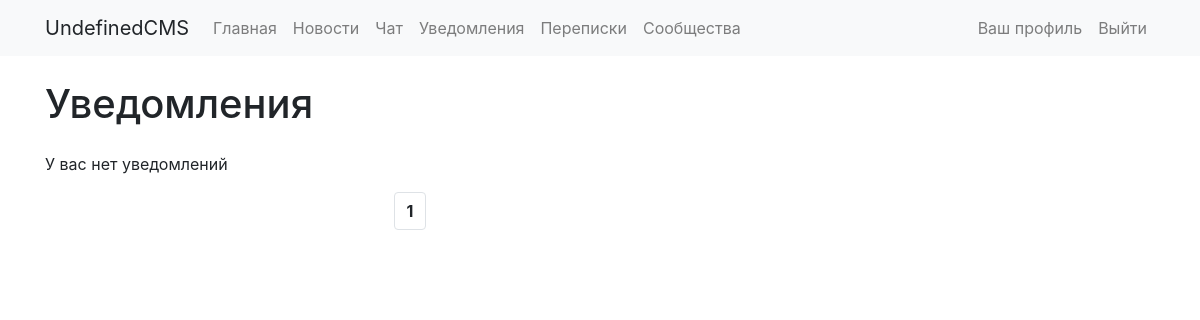
The page /notifications/ (signed in) on the database as committed earlier.
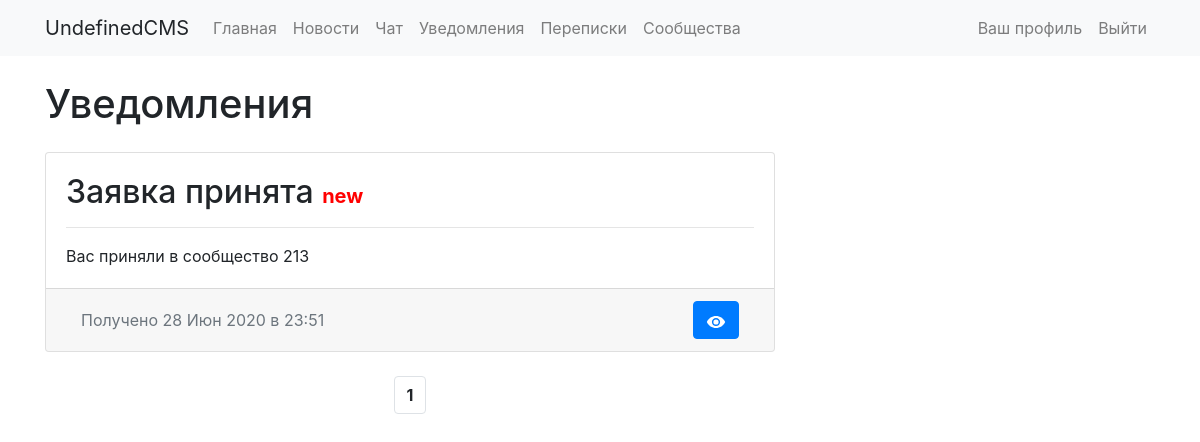
The same page on the database as committed later.
### notifications/models.py (models this page shows, shortened)
class Notification(models.Model):
    not_text = models.TextField()
    not_name = models.CharField(max_length=100)
    not_date = models.DateTimeField('date published', default=datetime.now())
    not_link = models.CharField(max_length=200)
    not_checked = models.BooleanField(default=True)

### notifications/views.py (the view, shortened to what this page needs)
# urls.py: path('', NotificationsList.as_view(), name='index'),
class NotificationsList(View):
    def get(self, request):
        if request.user.is_authenticated:
            page = self.request.GET.get('page')
            new_notifications = Notificationlist.objects.all().filter(user = request.user)[0].notifications.filter(not_checked = True)[::-1]
            old_notifications = Notificationlist.objects.all().filter(user = request.user)[0].notifications.filter(not_checked = False)[::-1]
            all_notifications = new_notifications + old_notifications
            paginator = Paginator(all_notifications, 15)
            try:
                notifications = paginator.page(page)
            except PageNotAnInteger:
                notifications = paginator.page(1)
            except EmptyPage:
                notifications = paginator.page(paginator.num_pages)
            template = loader.get_template('notifications/index.html')
            context = {
                'notifications': notifications,
            }
            return HttpResponse(template.render(context, request))
        else:
            return HttpResponseRedirect("/auth/login")

### notifications/templates/notifications/index.html (shortened to what this page needs)
{% extends "base_twocolumn.html" %}
{% block title_h1 %} Уведомления {% endblock %}
{% block content1 %}
          {% if notifications %}
          {% for notification in notifications %}
          <div class="card mb-4 card-hover">
            <div class="card-body">
              <h2 class="card-title">{{ notification.not_name }} {% if notification.not_checked %}<b style = "font-size: 20px; color: red;">new</b>{% endif %}</h2>
              <hr>
              <p class="card-text">
                {{ notification.not_text }}
              </p>
            </div>
            <div class="card-footer text-muted">
              <div class="d-flex flex-row justify-content-between align-items-center">
                <div class="container d-none d-md-block">
                <a class="p-6">Получено {{notification.not_date|date:"d M Y в H:i"}} </a>
                </div>
                <div class="container" style="text-align: right;">
                {% if request.user.is_authenticated %}
                {% if notification.not_checked  %}
                    <form method = "POST" action="{% url 'notifications:check' %}" class="d-inline">
                      <button type="submit" id="not_{{ notification.id }}_check" class="btn btn-primary p-6">
                      </button>
                  </form>
                {% endif %}
                {% endif %}
              </div>
              </div>
            </div>
          </div>
          {% endfor %}
          {% else %}
          <p>У вас нет уведомлений</p>
          {% endif %}
          <nav aria-label="Навигация по странице" class="d-flex justify-content-center">
            <ul class="pagination">
              {% for num in notifications.paginator.page_range %}
                  {% if num == notifications.number %}
                      <li class="page-item"><a class="page-link"><b>{{ num }}</b></a></li>
                  {% else %}
                      <li class="page-item"><a class="page-link" href="?page={{ num }}"> {{ num }}</a></li>
                  {% endif %}
              {% endfor %}
            </ul>
          </nav>
{% endblock %}

### templates/base_twocolumn.html (shortened to what this page needs)
<!doctype html>
<html lang="ru">
  <head>
    <link rel="stylesheet" href="https://stackpath.bootstrapcdn.com/bootstrap/4.3.1/css/bootstrap.min.css">
  </head>
  <body>
    {% include 'standart_menu.html' %}
    <div class="container">
      <div class="row">
        <div class="col-lg-8">
          <h1 class="my-4">{% block title_h1 %}{% endblock %}</h1>
		  {% block content1 %}{% endblock %}
        </div>
        <div class="col-lg-4">
        </div>
      </div>
    </div>
  </body>
</html>

### templates/standart_menu.html (shortened to what this page needs)
<nav class="navbar navbar-expand-lg navbar-light bg-light sticky-top" >
  <div class="container">
    <a class="navbar-brand">UndefinedCMS</a>
    <div id="my-nav" class="collapse navbar-collapse justify-content-start">
      <ul class="navbar-nav">
        <li class="nav-item">
          <a class="nav-link" href="/">Главная</a>
        </li>
        <li class="nav-item">
          <a class="nav-link" href="/news/">Новости</a>
        </li>
        <li class="nav-item">
          <a class="nav-link" href="/chat/">Чат</a>
        </li>
        <li class="nav-item">
          <a class="nav-link" href="/notifications/">Уведомления</a>
        </li>
          <li class="nav-item">
          <a class="nav-link" href="/conversations/">Переписки</a>
        </li>
        <li class="nav-item">
          <a class="nav-link" href="/groups/">Сообщества</a>
        </li>
      </ul>
    </div>
    <div id="my-nav" class="collapse navbar-collapse justify-content-end">
      <ul class="navbar-nav">
        <li class="nav-item">
          {% if request.user.is_authenticated %}
          <a class="nav-link" href="/profile">Ваш профиль</a>
          {% else %}
          <a class="nav-link" href="/auth/login">Авторизация</a>
          {% endif %}
        </li>
        {% if request.user.is_authenticated %}
          <li class="nav-item">
            <a class="nav-link" href="/auth/logout">Выйти</a>
          </li>
        {% endif %}
      </ul>
    </div>
  </div>
</nav>

Rows that differ between the two databases and show on the page:
added Notification: not_name "Заявка принята", not_checked "new", not_text "Вас приняли в сообщество 213", not_date "28 Июн 2020 в 23:51"
Other text that changed with them:
text no longer shown: "У вас нет уведомлений"
